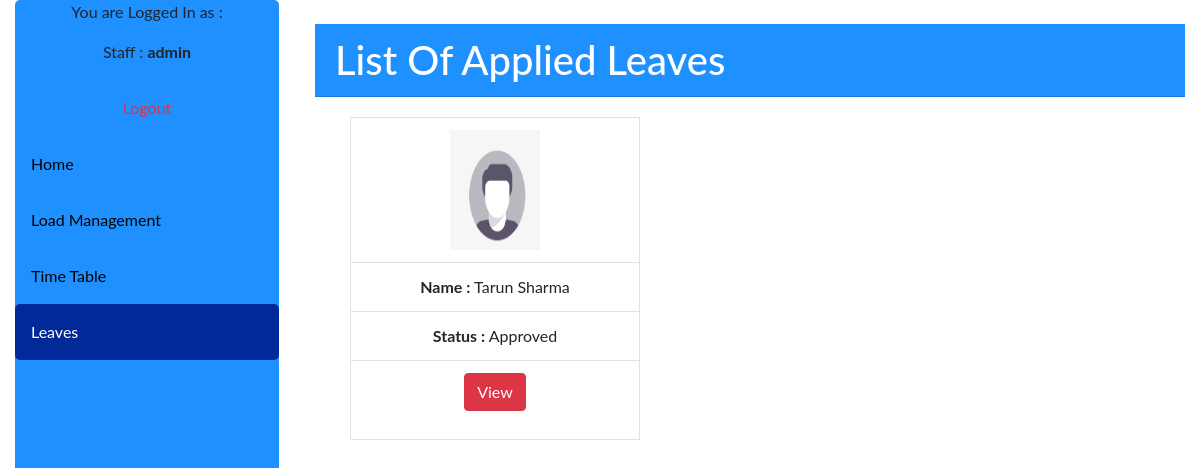
Page /admin/allappliedleave.php (signed in) on the committed database.
### tables this page shows
CREATE TABLE `applied_leave` (
  `al_id` int(255) NOT NULL,
  `applied_by` varchar(255) NOT NULL,
  `l_from` varchar(255) NOT NULL,
  `l_to` varchar(255) NOT NULL,
  `casual` varchar(255) NOT NULL,
  `special` varchar(255) NOT NULL,
  `medical` varchar(255) NOT NULL,
  `vacation` varchar(255) NOT NULL,
  `managed_load_doc` varchar(255) NOT NULL,
  `staff_reason` varchar(500) NOT NULL,
  `status` varchar(255) NOT NULL,
  `admins_response` varchar(500) NOT NULL,
  `applied_date` timestamp NOT NULL DEFAULT current_timestamp() ON UPDATE current_timestamp()
);

CREATE TABLE `members` (
  `id` int(255) NOT NULL,
  `username` varchar(255) NOT NULL,
  `email` varchar(255) NOT NULL,
  `password` varchar(255) NOT NULL,
  `role` varchar(255) NOT NULL,
  `gender` varchar(255) NOT NULL,
  `dob` varchar(255) NOT NULL,
  `branch` varchar(255) NOT NULL,
  `qualification` varchar(255) NOT NULL,
  `address` varchar(255) NOT NULL,
  `image` longblob NOT NULL,
  `docs` varchar(255) NOT NULL
);

### admin/allappliedleave.php (the view, shortened to what this page needs)
<!DOCTYPE html>
<html>
<head>
    <link rel="stylesheet" href="https://maxcdn.bootstrapcdn.com/bootstrap/4.1.3/css/bootstrap.min.css">
    <link rel="stylesheet" href="https://use.fontawesome.com/releases/v5.6.3/css/all.css">
</head>
<body>
  <div class="container-fluid">
      <div class="row">
      <div class="col-lg-3 col-sm-3" >
      <div class="sidebar">
         <div>
           	<?php  if (isset($_SESSION['username'])) : ?>
           	 <p style="text-align: center">You are Logged In as :</p>
             <p style="text-align: center">Staff : <strong><?php echo $_SESSION['username']; ?></strong></p>
             <a href="../logout.php" class="text-center text-danger">Logout</a>
            <?php endif ?>
         </div>
	        <a href="adminhome.php">Home</a>
          <a href="assignload.php">Load Management</a>
          <a href="timetable.php">Time Table</a>
          <a class="active" href="assignleave.php">Leaves</a>
      </div>
          </div>
        <div class="col-lg-9 col-sm-9">
        <br><h1 style="background-color: dodgerblue; color: white" class="card-header">List Of Applied Leaves</h1>
        <div class="card-body">
         <?php
           $db = mysqli_connect("localhost", "root", "", "sllm");
           $sql = " SELECT * FROM applied_leave INNER JOIN members ON applied_leave.applied_by = members.username ";
           $result = mysqli_query($db, $sql);
           while($res = mysqli_fetch_array($result)){
          ?>
            <div class="content">
            <table class="table table-bordered text-center">
              <tr>
                <td><?php echo "<div class='img_div'>";
                    echo "<img src='../uploads/".$res['image']."' >";
                    echo "</div>"; ?></td>
              </tr>
              <tr>
                <td><b>Name :</b> <?php echo $res['applied_by']; ?></td>
              </tr>
              <tr>
                <td><b>Status :</b> <?php echo $res['status']; ?></td>
              </tr>
              <tr>
                <td><p><a style="text-decoration:none" class="btn btn-danger" href="view_leave_deatils.php?id=<?php echo $res['id']; ?>&username=<?php echo $res['username']; ?>&al_id=<?php echo $res['al_id']; ?>&applied_by=<?php echo $res['applied_by']; ?>"> View </a></p> </td>
              </tr>
            </table>
          </div>
            <?php
              }
            ?>
        </div>
    </div>
    </div>
    </div>
</body>
</html>

### admin/allappliedleave.php (style rules this page uses)
body { margin: 0; font-family: "Lato", sans-serif; }
.sidebar { margin: 0; padding: 0; width: 22%; background-color: dodgerblue; position: fixed; height: 100%; overflow: auto; border-radius: 5px; }
.sidebar a { display: block; color: black; padding: 16px; text-decoration: none; border-radius: 5px; }
.sidebar a.active { background-color: #012998; color: white; border-radius: 5px; }
.img_div img { width: 90px; height: 120px; text-align: center; }
.content { width: 300px; float: left; padding-left: 10px; margin-left: 5px; }

### rows in the picture
applied_leave: members.image (picture), applied_by "Tarun Sharma", status "Approved"

### other values in the picture
$_SESSION['username'] "admin"
